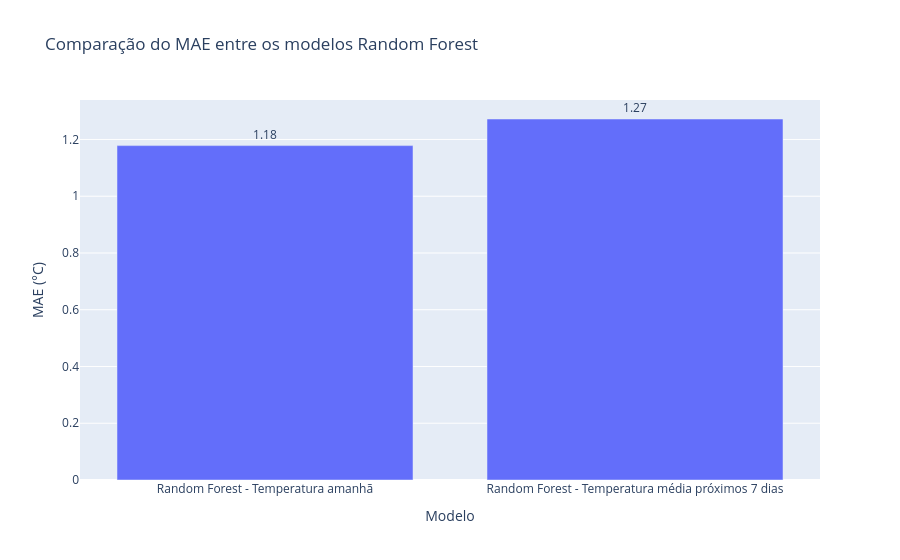

Source (notebook cell):
### Markdown cell above
### Gráfico: comparação do MAE

O MAE é especialmente útil para comunicação do resultado, pois pode ser lido diretamente como erro médio em graus Celsius.

### Code cell
metricas_rf.createOrReplaceTempView("metricas_rf")

metricas_plot = spark.sql("""
    SELECT
        modelo,
        mae
    FROM metricas_rf
    ORDER BY modelo
""").collect()

modelos = [linha["modelo"] for linha in metricas_plot]
maes = [linha["mae"] for linha in metricas_plot]

fig = go.Figure()

fig.add_trace(
    go.Bar(
        x=modelos,
        y=maes,
        text=maes,
        texttemplate="%{text:.2f}",
        textposition="outside"
    )
)

fig.update_layout(
    title="Comparação do MAE entre os modelos Random Forest",
    xaxis_title="Modelo",
    yaxis_title="MAE (°C)"
)

fig.show()

### Figure 1 — Plotly figure (JSON) as saved in the notebook; plotly's stock layout.template omitted (floating-point values rounded to 4 significant figures)
{"data": [{"text": ["1.1783264718380986", "1.2720997206495643"], "textposition": "outside", "texttemplate": "%{text:.2f}", "type": "bar", "x": ["Random Forest - Temperatura amanhã", "Random Forest - Temperatura média próximos 7 dias"], "y": [1.178, 1.272]}], "layout": {"title": {"text": "Comparação do MAE entre os modelos Random Forest"}, "xaxis": {"title": {"text": "Modelo"}}, "yaxis": {"title": {"text": "MAE (°C)"}}}}
